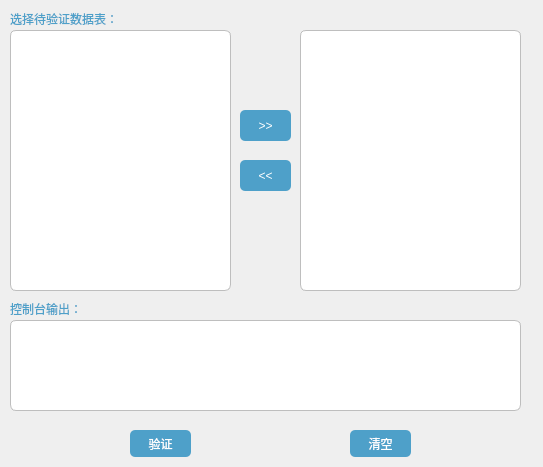
<?xml version="1.0" encoding="UTF-8"?>
<ui version="4.0">
 <class>pgintegrity</class>
 <widget class="QWidget" name="pgintegrity">
  <property name="enabled">
   <bool>true</bool>
  </property>
  <property name="geometry">
   <rect>
    <x>0</x>
    <y>0</y>
    <width>543</width>
    <height>467</height>
   </rect>
  </property>
  <property name="sizePolicy">
   <sizepolicy hsizetype="Preferred" vsizetype="Preferred">
    <horstretch>0</horstretch>
    <verstretch>0</verstretch>
   </sizepolicy>
  </property>
  <property name="focusPolicy">
   <enum>Qt::NoFocus</enum>
  </property>
  <property name="windowTitle">
   <string>Form</string>
  </property>
  <widget class="QTreeView" name="alltable_qtview">
   <property name="geometry">
    <rect>
     <x>10</x>
     <y>30</y>
     <width>221</width>
     <height>261</height>
    </rect>
   </property>
   <property name="styleSheet">
    <string notr="true">border-style:solid;
border-width:1px;
border-color:rgb(190,190,190);
background-color: rgb(255, 255, 255);
border-radius: 6px; </string>
   </property>
  </widget>
  <widget class="QLabel" name="verfy_label">
   <property name="geometry">
    <rect>
     <x>10</x>
     <y>10</y>
     <width>151</width>
     <height>17</height>
    </rect>
   </property>
   <property name="styleSheet">
    <string notr="true">color: rgb(78, 160, 201);
font: 11pt &quot;Agency FB&quot;;
border-style: hidden;</string>
   </property>
   <property name="text">
    <string>选择待验证数据表：</string>
   </property>
  </widget>
  <widget class="QTreeView" name="verifyedtable_qtview">
   <property name="geometry">
    <rect>
     <x>300</x>
     <y>30</y>
     <width>221</width>
     <height>261</height>
    </rect>
   </property>
   <property name="styleSheet">
    <string notr="true">border-style:solid;
border-width:1px;
border-color:rgb(190,190,190);
background-color: rgb(255, 255, 255);
border-radius: 6px; </string>
   </property>
  </widget>
  <widget class="QPushButton" name="addtable_btn">
   <property name="geometry">
    <rect>
     <x>240</x>
     <y>110</y>
     <width>51</width>
     <height>31</height>
    </rect>
   </property>
   <property name="styleSheet">
    <string notr="true">font: 10pt &quot;Agency FB&quot;;
color: rgb(255, 255, 255);
background-color: rgb(78, 160, 201);
border-radius: 5px; 
</string>
   </property>
   <property name="text">
    <string>&gt;&gt;</string>
   </property>
  </widget>
  <widget class="QPushButton" name="removetable_btn">
   <property name="geometry">
    <rect>
     <x>240</x>
     <y>160</y>
     <width>51</width>
     <height>31</height>
    </rect>
   </property>
   <property name="styleSheet">
    <string notr="true">font: 10pt &quot;Agency FB&quot;;
color: rgb(255, 255, 255);
background-color: rgb(78, 160, 201);
border-radius: 5px; 
</string>
   </property>
   <property name="text">
    <string>&lt;&lt;</string>
   </property>
  </widget>
  <widget class="QTextEdit" name="output_textedit">
   <property name="geometry">
    <rect>
     <x>10</x>
     <y>320</y>
     <width>511</width>
     <height>91</height>
    </rect>
   </property>
   <property name="styleSheet">
    <string notr="true">border-style:solid;
border-width:1px;
border-color:rgb(190,190,190);
background-color: rgb(255, 255, 255);
border-radius: 6px; </string>
   </property>
  </widget>
  <widget class="QLabel" name="output_label">
   <property name="geometry">
    <rect>
     <x>10</x>
     <y>300</y>
     <width>101</width>
     <height>17</height>
    </rect>
   </property>
   <property name="styleSheet">
    <string notr="true">color: rgb(78, 160, 201);
font: 11pt &quot;Agency FB&quot;;
border-style: hidden;</string>
   </property>
   <property name="text">
    <string>控制台输出：</string>
   </property>
  </widget>
  <widget class="QPushButton" name="verify_btn">
   <property name="geometry">
    <rect>
     <x>130</x>
     <y>430</y>
     <width>61</width>
     <height>27</height>
    </rect>
   </property>
   <property name="styleSheet">
    <string notr="true">font: 10pt &quot;Agency FB&quot;;
color: rgb(255, 255, 255);
background-color: rgb(78, 160, 201);
border-radius: 5px; 
</string>
   </property>
   <property name="text">
    <string>验证</string>
   </property>
  </widget>
  <widget class="QPushButton" name="clear_btn">
   <property name="geometry">
    <rect>
     <x>350</x>
     <y>430</y>
     <width>61</width>
     <height>27</height>
    </rect>
   </property>
   <property name="styleSheet">
    <string notr="true">font: 10pt &quot;Agency FB&quot;;
color: rgb(255, 255, 255);
background-color: rgb(78, 160, 201);
border-radius: 5px; 
</string>
   </property>
   <property name="text">
    <string>清空</string>
   </property>
  </widget>
 </widget>
 <resources/>
 <connections/>
</ui>
